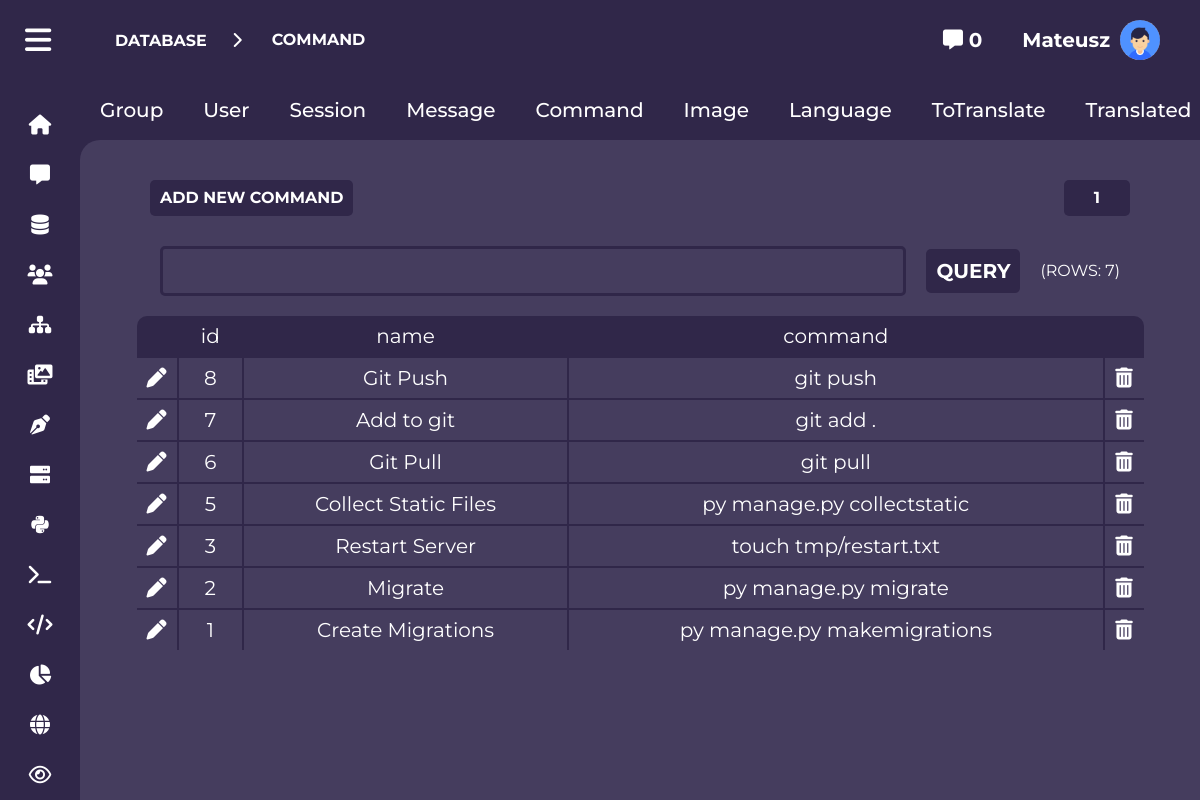
The page /panel/database/Command (signed in) on the database its author committed.
### Panel/models.py (models this page shows, shortened)
class Command(models.Model):
    command = models.CharField(max_length=255)
    name = models.CharField(max_length=255, default="")

### Panel/views/panel.py (the view)
    def inner(*args, **kwargs):
        request = args[0]
        if request.user.is_superuser:
            return fnc(*args, **kwargs)
        else:
            return redirect("Panel:login")

### Panel/utils.py (called while the page is built)
def render(request, template, args={}, content_type=None, using=None, status=None):
    args["registered_pages"] = registered_pages
    args["messages_length"] = len(Message.objects.filter(readed=False))
    return _render(request, template, args, content_type=content_type, using=using, status=status)

### Panel/views/panel.py (called while the page is built)
def is_superuser(fnc):
    def inner(*args, **kwargs):
        request = args[0]
        if request.user.is_superuser:
            return fnc(*args, **kwargs)
        else:
            return redirect("Panel:login")
    return inner

def get_model_names():
    names = []
    for model, fields in registered_models:
        names.append(model.__name__)
    return names

### Panel/templates/Panel/Pages/database/model.html (shortened to what this page needs)
{% extends 'Panel/panel.html' %}
{% load static %}
{% block head %}
    <link rel="stylesheet" href="{% static 'Panel/css/database.css' %}">
{% endblock %}
{% block topbar %}
    <nav class="models">
        {% for name in names %}
            <a href="{{ name }}">{{ name }}</a>
        {% endfor %}
    </nav>
{% endblock %}
{% block main %}
    <div class="db_table">
        <div class="model-tools-query">
            <div class="toptools">
                <div>
                    <a href="{% url 'Panel:database-add' name=model %}">ADD NEW {{ model.upper }}</a>
                </div>
                <div class="change-page">
                    <a class="number">{{ page }}</a>
                </div>
            </div>
            <form class="query" action="{% url 'Panel:database-model' name=model %}" method="get">
                <input autocomplete="off" type="search" name="q"
                       value="{% if query is not None %}{{ query }}{% endif %}">
                <button type="submit">QUERY</button>
                <p>(ROWS: {{ length }})</p>
            </form>
        </div>
        <div class="table-container">
            <table class="model">
                <tr>
                    {% if rows %}
                        <th></th>
                    {% endif %}
                    {% for field in fields %}
                        <th>{{ field }}</th>
                    {% endfor %}
                    {% if rows %}
                        <th></th>
                    {% endif %}
                </tr>
                {% for row in rows %}
                    <tr>
                        <td class="icon">
                            <a href="{% url 'Panel:database-edit' name=model id=row.0 %}">
                                <i class="fa-solid fa-pen"></i>
                            </a>
                        </td>
                        {% for field in row %}
                            <td><a href="{% url 'Panel:database-show' name=model id=row.0 %}">{{ field }}</a></td>
                        {% endfor %}
                        <td class="icon">
                            <a href="{% url 'Panel:database-delete' name=model id=row.0 %}">
                                <i class="fa-solid fa-trash-can"></i>
                            </a>
                        </td>
                    </tr>
                {% endfor %}
            </table>
        </div>
    </div>
{% endblock %}
{% block path %}
    {% for name, link in path %}
        <a href="{{ link }}">{{ name }}</a>
    {% endfor %}
{% endblock %}

### Panel/templates/Panel/panel.html (shortened to what this page needs)
{% extends 'Panel/layout.html' %}
{% block content %}
    <aside class="left-panel">
        <div>
            <button class="toggle-left-panel"><header><i class="fa-solid fa-bars"></i></header></button>
            <section>
                <a href="{% url 'Panel:home' %}"><i class="fa-solid fa-house"></i> <span>HOME</span></a>
                <a href="{% url 'Panel:messages' %}"><i class="fa-solid fa-message"></i> <span>MESSAGES</span></a>
                <a href="{% url 'Panel:database' %}"><i class="fa-solid fa-database"></i> <span>DATABASE</span></a>
                <a href="{% url 'Panel:users' %}"><i class="fa-solid fa-users"></i> <span>USERS</span></a>
                <a href="{% url 'Panel:pages' %}"><i class="fa-solid fa-sitemap"></i> <span>PAGES</span></a>
                <a href="{% url 'Panel:media' %}"><i class="fa-solid fa-photo-film"></i> <span>MEDIA</span></a>
                <a href="{% url 'Panel:forms' %}"><i class="fa-solid fa-pen-nib"></i> <span>FORMS</span></a>
                <a href="{% url 'Panel:commands' %}"><i class="fa-solid fa-server"></i> <span>COMMANDS</span></a>
                <a href="{% url 'Panel:python' %}"><i class="fa-brands fa-python"></i> <span>PYTHON</span></a>
                <a href="{% url 'Panel:terminal' %}"><i class="fa-solid fa-terminal"></i> <span>TERMINAL</span></a>
                <a href="{% url 'Panel:editor' %}"><i class="fa-solid fa-code"></i> <span>FILES</span></a>
                <a href="{% url 'Panel:charts' %}"><i class="fa-solid fa-chart-pie"></i> <span>CHARTS</span></a>
                <a href="{% url 'Panel:languages' %}"><i class="fa-solid fa-globe"></i> <span>LANGUAGE</span></a>
                {% for page in registered_pages %}
                    <a href="{% url page.url %}">{{ page.icon|safe }} <span>{{ page.name|upper }}</span></a>
                {% endfor %}
            </section>
        </div>
    </aside>
    <section class="content">
         <nav class="top-panel">
            <section class="path">
                <div class="pth">
                    {% block path %}{% endblock %}
                </div>
            </section>
            <section class="menu">
                <a class="link" href="{% url 'Panel:messages' %}?readed=false"><i class="fa-solid fa-message"></i> {{messages_length}}</a>
                <a href="{% url 'Panel:users-user' id=request.user.id %}" class="user-a">
                    <span>{{ request.user.username }}</span>
                    <img height="40" src="{% url 'Account:image' id=request.user.id %}" alt="account-image">
                </a>
            </section>
        </nav>
        <div class="topbar">
            {% block topbar %}{% endblock %}
        </div>
        <main>
            {% block main %}{% endblock %}
        </main>
    </section>
{% endblock %}

### Panel/static/Panel/css/config.css (style rules this page uses)
:root { --bg-color: #453d5e; --font-color: #ffffff; --bg-special: #302749; --font-special: white; --color-1: #0efa79; --color-2: #fa0ea7; --color-3: #cffa0e; }
body { overflow-x: hidden; transition: transform 0.3s; }
a { text-decoration: none; }

### Panel/static/Panel/css/layout.css (style rules this page uses)
body { background-color: var(--bg-special); }
.left-panel { padding-top: 20px; width: 80px; color: var(--font-special); overflow: auto; display: flex; flex-direction: column; scrollbar-color: transparent transparent; justify-content: space-between; background-color: var(--bg-special); height: 100vh; z-index: 10; float: left; transition: width 0.5s, transform 0.5s; position: fixed; }
.left-panel .toggle-left-panel { border: 0; display: none; cursor: pointer; color: var(--font-special); background: transparent; padding: 0 25px; }
@media (min-width: 1035px) { .left-panel section a { gap: 0 !important; } }
@media (min-width: 1035px) { .left-panel .toggle-left-panel { display: inline-block; } }
.left-panel header { text-align: center; padding: 5px 0; font-size: 30px; display: flex; }
.left-panel section { display: flex; flex-direction: column; justify-content: flex-start; padding: 40px 20px; }
.left-panel section a { background-color: transparent; border: 0; color: var(--font-special); font-size: 15px; display: flex; align-items: center; cursor: pointer; font-weight: bold; justify-content: center; transition: 0.3s; gap: 10px; padding: 15px; border-radius: 5px; }
.left-panel section a i { font-size: 20px; }
.top-panel { display: flex; height: 80px; color: var(--font-special); align-items: center; width: 100%; justify-content: space-between; }
.top-panel .path { display: flex; overflow-x: auto; }
.top-panel .path .pth { display: flex; align-items: center; justify-content: center; padding: 0 30px; gap: 20px; }
.top-panel .path a { display: inline-block; text-overflow: ellipsis; padding: 5px; white-space: nowrap; overflow: hidden; color: var(--font-special); font-weight: bold; }
.top-panel .menu { display: flex; align-items: center; justify-content: space-around; gap: 20px; font-size: 20px; padding: 0 30px; white-space: nowrap; }
.top-panel .menu img { border-radius: 50%; }
.top-panel .menu .user-a { display: flex; justify-content: center; align-items: center; gap: 10px; transition: background-color 0.2s; border-radius: 5px; color: var(--font-special); padding: 10px; }
.top-panel .menu a { font-weight: bold; transition: 0.3s; border-radius: 5px; padding: 10px; color: var(--font-special); }
.content { float: left; transition: transform 0.5s, left 0.5s, width 0.5s; background-color: var(--bg-special); background-size: cover; }
@media (min-width: 1035px) { .content { width: calc(100% - 80px); position: fixed; left: 80px; } }
main { border-radius: 20px 0 0 0; color: var(--font-color); box-sizing: border-box; height: calc(100vh - 80px); overflow: hidden; overflow-y: auto; background-color: var(--bg-color); }
.topbar { overflow: hidden; overflow-x: auto; }

### Panel/static/Panel/css/qmedia.css (style rules this page uses)
@media (min-width: 1036px) { .left-panel { transform: translate(0, 0) !important; } }

### rows shown on the page
Command: row "Git Push" "git push"
Command: row "Add to git" "git add ."
Command: row "Git Pull" "git pull"
Command: row "Collect Static Files" "py manage.py collectstatic"
Command: row "Restart Server" "touch tmp/restart.txt"
Command: row "Migrate" "py manage.py migrate"
Command: row "Create Migrations" "py manage.py makemigrations"

### other values the page prints
{{ name }} "DATABASE" "COMMAND"
{{ messages_length }} "0"
{{ request.user.username }} "Mateusz"
{{ name }} "Group" "User" "Session" "Message" "Command" "Image" "Language" "ToTranslate" "Translated"
{{ model.upper }} "COMMAND"
{{ page }} "1"
{{ length }} "7"
{{ field }} "id" "name" "command"
{{ field }} "8" "7" "6" "5" "3" "2" "1"
